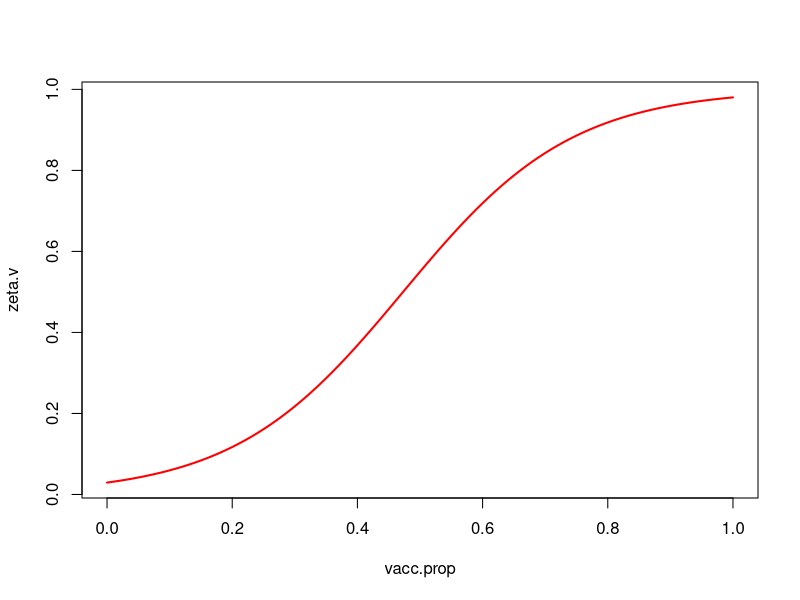

This figure's R source:
# This code is the source of functions that define the SMILE model.
# It is a compilation of functions required to evalluate the model with different 
# assumptions starting from the determinisitc simple model withou population dynamics
# or seasonal forcing and ending with the stochastic version of the model with 
# population dynamics and seasonal forcing. It also includes some useful functions 
# evaluated inside the functions to simulate the time series.
# Finally I provide the functions required to estimate the parameters of the model
# using maximum likelihood optimization through the optim function.

# Author: Juan Pablo Gomez
# Version 1.1.
# Last revised: March 7 2018.

# Version: 2.0 - add vaccine
# Revised to add livestock vaccine coverage: January 30 2024

#################################
# Infection probability based on Ponciano and Capistran 2011.
lambda.t	<-	function(theta,tau,b,E){
	
	1-(theta/(theta+b*E))^tau
	
}

# Introducing seasonality in the infection probability through b.

b.season	<-	function(b0,b1,period,t){
	
	exp(b0*(1+b1*cos((2*pi*t)/period)))
	
}

# Density dependent reproduction

rho.n	<-	function(N){
	
	0.36/(1+(N/50000)^(10))
	
}

# First case of R0

r0	<-	function(b,E,theta,tau){
	
	(b*E*tau)/theta
	
}

# Function to simulate climatic variable
# a = upper asymptote
# c = lower asymptote
# b = time required to reach half of the climatic maxima
# d = time at which the mid point between max and minimum climate is reached.
clim.func	<-	function(a,c,d,d2,b,b2,t,sd){
	
	if(missing(b2)){b2 <- b}
	if(missing(c)){c<-0}
	
	det.clim	<-	 ((a-c)/(1+exp((d-t)/b)) - (a-c)/(1+exp((d2-t)/b2))) + c
	rand.clim	<-	rnorm(length(t),det.clim,sd=sd)
	return(rand.clim)
	
}

# Function used to estimate seasonality in infection probability using climatic variables
# wt.bar = mean of climatic covariable
# b0 = as in b.season
# b1 = as in b.season
# kw = scaling coefficient
# t = time
# period = as in b.season

infect2clim	<-	function(wt.bar,b0,b1,kw,t,period){
	
	wt.bar + ((b0*b1)/kw)*cos((2*pi*t)/period)
	
}

#### modeling zeta (recovery prob.) as a function of the fraction of vaccinated
#### individuals (annually)
vacc.prop <- seq(0,1,by=0.01)
beta0 <- -3.5
beta1 <- 7.4
zeta.v <- 1/(1+exp(-(beta0+beta1*vacc.prop)))
plot(vacc.prop,zeta.v, type="l", col="red", lwd=2)


# Function of SMILE without any age structuring
# This is the most basic SMILE function in which I have assumed no population dynamics
# and no deaths other than disease related. 
# Fixed parameters are: 
# alpha= 1/52 Probability of an immune individual to become Suceptible 
# zeta = 0.88 Probability that an Infected individual becomes immune
# gamma= 0.9868 Spore decay probability
# psi = 1 Number of spores in one LIZ

# Variable parameters
# b: Number of infections caused by one LIZ if there was no dispersion effort
# tau and theta: Shape and Rate parameters of the gamma distribution defining dispersion effort.

smile.vacc1	<-	function(b,theta,tau,years,beta0,beta1,vacc.vec,N1){
  
  # Fixed parameters
  alpha	<-	1/52
  zeta0 <- 1/(1+exp(-(beta0+beta1*vacc.vec)))
  gamma	<-	0.9868
  psi		<-	1	 
  
  n.weeks		<-	years*52 + 1
  zeta <- rep(zeta0,each=52)
  zeta <- c(zeta[1],zeta)
  
  S<-	M<-	I<-	L<-E <-N<-lambda<- array(0,dim=c(n.weeks),dimnames=list(1:(n.weeks)))
  N[1]		<-	N1
  S[1]		<-	N[1]
  
  L[1]	<-	1; E[1]	<-	L[1]*psi	
  
  for(t in 2:n.weeks){
    
    tm1	<-	t-1
    lambda[tm1]	<-	lambda.t(theta=theta,tau=tau,b=b,E=E[tm1])
    
    S[t]	<-	(S[tm1]*(1-lambda[tm1])) + M[tm1]*alpha
    I[t]	<-	S[tm1]*lambda[tm1]
    M[t]	<-	I[tm1]*zeta[tm1] + M[tm1]*(1-(alpha))
    L[t]	<-	I[tm1]*(1-zeta[tm1])
    E[t]	<-	psi*L[tm1] + E[tm1]*gamma
    N[t]	<-	S[t]+M[t]
    
  }
  
  
  results		<-	cbind(Suceptibles=S[-1]
                    ,Immune=M[-1]
                    ,Infected=I[-1]
                    ,LIZ=L[-1]
                    ,Environment=E[-1]
                    ,lambda=lambda[-1])
  
  return(results)
}


# This function simulates anthrax disease dynamics without host population dynamics
# but infection probability has seasonal forcing.
# Fixed parameter are the same as in smile1 function. 
# Variable parameters tau and theta are also the same and b0, b1 and period 
# introduce seasonality to the infection probability by modifying b. In this function
# I assume that seasonality is product of an exponential cosine function where the intensity 
# of the seasonality is given by b0*b1 and period gives the periodicity of the outbreak
# tau and theta: Shape and Rate parameters of the gamma distribution defining dispersion effort.
# period: is the period in weeks of the exponential sinusoid function

smile.vacc2	<-	function(b0,b1,period,theta,tau,years,beta0,beta1,vacc.vec,N1){
  
  # Fixed parameters
  alpha	<-	1/52
  zeta0 <- 1/(1+exp(-(beta0+beta1*vacc.vec)))
  gamma	<-	0.9868
  psi		<-	1	 
  
  n.weeks		<-	years*52 + 1
  zeta <- rep(zeta0,each=52)
  zeta <- c(zeta[1],zeta)
  
  S<-	M<-	I<-	L<-E <-N<-lambda<- array(0,dim=c(n.weeks),dimnames=list(1:(n.weeks)))
  N[1]		<-	N1
  S[1]		<-	N[1]
  
  L[1]	<-	1; E[1]	<-	L[1]*psi	
  
  for(t in 2:n.weeks){
    
    tm1	<-	t-1
    b	<-	b.season(b0=b0,b1=b1,period=period,t=t)
    lambda[tm1]	<-	lambda.t(theta=theta,tau=tau,b=b,E=E[tm1])
    
    S[t]	<-	(S[tm1]*(1-lambda[tm1])) + M[tm1]*alpha
    I[t]	<-	S[tm1]*lambda[tm1]
    M[t]	<-	I[tm1]*zeta[tm1] + M[tm1]*(1-(alpha))
    L[t]	<-	I[tm1]*(1-zeta[tm1])
    E[t]	<-	psi*L[tm1] + E[tm1]*gamma
    N[t]	<-	S[t]+M[t]
    
  }
  
  
  results		<-	cbind(Suceptibles=S[-1]
                   ,Immune=M[-1]
                   ,Infected=I[-1]
                   ,LIZ=L[-1]
                   ,Environment=E[-1]
                   ,lambda=lambda[-1])
  
  return(results)
}

# In this function I introduce population dynamics only as births at the begining of the year
# determined by density dependent reproduction with a carrying capacity of 5000.

smile.vacc3	<-	function(b,theta,tau,years,beta0,beta1,vacc.vec,N1){
  
  # Fixed parameters
  alpha	<-	1/52
  zeta0 <- 1/(1+exp(-(beta0+beta1*vacc.vec)))
  gamma	<-	0.9868
  psi		<-	1	 
  
  n.weeks		<-	years*52 + 1
  zeta <- rep(zeta0,each=52)
  zeta <- c(zeta[1],zeta)
  
  S<-	M<-	I<-	L<-E <-N<-lambda<- array(0,dim=c(n.weeks),dimnames=list(1:(n.weeks)))
  N[1]		<-	N1
  S[1]		<-	N[1]	
  L[1]	<-	1; E[1]	<-	L[1]*psi	
  
  for(t in 2:n.weeks){
    
    tm1	<-	t-1
    lambda[tm1]	<-	lambda.t(theta=theta,tau=tau,b=b,E=E[tm1])
    births.happen	<-	as.numeric(t%%52==0)
    rep.prob	<-	rho.n(N[tm1])
    
    S[t]	<-	(S[tm1]*(1-lambda[tm1])) + M[tm1]*alpha + rep.prob*(N[tm1])*births.happen
    I[t]	<-	S[tm1]*lambda[tm1]
    M[t]	<-	I[tm1]*zeta[tm1] + M[tm1]*(1-(alpha))
    L[t]	<-	I[tm1]*(1-zeta[tm1])
    E[t]	<-	psi*L[tm1] + E[tm1]*gamma
    N[t]	<-	S[t]+M[t]
    
  }
  
  
  results		<-	cbind(Suceptibles=S[-1]
                   ,Immune=M[-1]
                   ,Infected=I[-1]
                   ,LIZ=L[-1]
                   ,Environment=E[-1]
                   ,lambda=lambda[-1])
  
  return(results)
}

##################################################################################
# smile 4 function introduces population dynamics as in smile3 function but uses 
# seasonal forcing for infection probability.

smile.vacc4	<-	function(b0,b1,period,theta,tau,years,beta0,beta1,vacc.vec,N1){
  
  # Fixed parameters
  alpha	<-	1/52
  zeta0 <- 1/(1+exp(-(beta0+beta1*vacc.vec)))
  gamma	<-	0.9868
  psi		<-	1	 
  
  n.weeks		<-	years*52 + 1
  zeta <- rep(zeta0,each=52)
  zeta <- c(zeta[1],zeta)
  
  S<-	M<-	I<-	L<-E <-N<-lambda<- array(0,dim=c(n.weeks),dimnames=list(1:(n.weeks)))
  N[1]		<-	N1
  S[1]		<-	N[1]	
  L[1]	<-	1; E[1]	<-	L[1]*psi	
  
  for(t in 2:n.weeks){
    
    tm1	<-	t-1
    b	<-	b.season(b0,b1,period,t)
    lambda[tm1]	<-	lambda.t(theta=theta,tau=tau,b=b,E=E[tm1])
    births.happen	<-	as.numeric(t%%52==0)
    rep.prob	<-	rho.n(N[tm1])
    
    S[t]	<-	(S[tm1]*(1-lambda[tm1])) + M[tm1]*alpha + rep.prob*(N[tm1])*births.happen
    I[t]	<-	S[tm1]*lambda[tm1]
    M[t]	<-	I[tm1]*zeta[tm1] + M[tm1]*(1-(alpha))
    L[t]	<-	I[tm1]*(1-zeta[tm1])
    E[t]	<-	psi*L[tm1] + E[tm1]*gamma
    N[t]	<-	S[t]+M[t]
    
  }
  
  
  results		<-	cbind(Suceptibles=S[-1]
                   ,Immune=M[-1]
                   ,Infected=I[-1]
                   ,LIZ=L[-1]
                   ,Environment=E[-1]
                   ,lambda=lambda[-1])
  
  return(results)
}

# smile5 is the most realistic function of the group since it incorporates both births and deaths from other causes
# than the disease in population dynamics. Deaths are given by a 1- sigmaa = 1 - 0.92^(1/52)
smile.vacc5	<-	function(b0,b1,period,theta,tau,years,beta0,beta1,vacc.vec,N1){
  
  # Fixed parameters
  alpha	<-	1/52
  zeta0 <- 1/(1+exp(-(beta0+beta1*vacc.vec)))
  gamma	<-	0.9868
  sigmaa	<-	0.92^(1/52)
  psi		<-	1	 
  
  n.weeks		<-	years*52 + 1
  zeta <- rep(zeta0,each=52)
  zeta <- c(zeta[1],zeta)
  
  S<-	M<-	I<-	L<-E <-N<-lambda<- array(0,dim=c(n.weeks),dimnames=list(1:(n.weeks)))
  N[1]		<-	N1
  S[1]		<-	N[1]	
  L[1]	<-	1; E[1]	<-	L[1]*psi	
  
  for(t in 2:n.weeks){
    
    tm1	<-	t-1
    b	<-	b.season(b0,b1,period,t)
    lambda[tm1]	<-	lambda.t(theta=theta,tau=tau,b=b,E=E[tm1])
    births.happen	<-	as.numeric(t%%52==0)
    rep.prob	<-	rho.n(N[tm1])
    
    S[t]	<-	(S[tm1]*(1-lambda[tm1]))*sigmaa + M[tm1]*sigmaa*alpha + rep.prob*(N[tm1])*births.happen
    I[t]	<-	S[tm1]*lambda[tm1]
    M[t]	<-	I[tm1]*zeta[tm1] + M[tm1]*sigmaa*(1-(alpha))
    L[t]	<-	I[tm1]*(1-zeta[tm1])
    E[t]	<-	psi*L[tm1] + E[tm1]*gamma
    N[t]	<-	S[t]+M[t]
    
  }
  
  
  results		<-	cbind(Suceptibles=S[-1]
                   ,Immune=M[-1]
                   ,Infected=I[-1]
                   ,LIZ=L[-1]
                   ,Environment=E[-1])
  
  return(results)
}

# smile6 incorporates both births and deaths from other causes
# Deaths are given by a 1- sigmaa = 1 - 0.92^(1/52). The infection probability is NOT seasonal

smile.vacc6	<-	function(b,theta,tau,years,beta0,beta1,vacc.vec,N1){
  
  # Fixed parameters
  alpha	<-	1/52
  zeta0 <- 1/(1+exp(-(beta0+beta1*vacc.vec)))
  gamma	<-	0.9868
  sigmaa	<-	0.92^(1/52)
  psi		<-	1	 
  
  n.weeks		<-	years*52 + 1
  zeta <- rep(zeta0,each=52)
  zeta <- c(zeta[1],zeta)
  
  S<-	M<-	I<-	L<-E <-N<-lambda<- array(0,dim=c(n.weeks),dimnames=list(1:(n.weeks)))
  N[1]		<-	N1
  S[1]		<-	N[1]	
  L[1]	<-	1; E[1]	<-	L[1]*psi	
  
  for(t in 2:n.weeks){
    
    tm1	<-	t-1
    lambda[tm1]	<-	lambda.t(theta=theta,tau=tau,b=b,E=E[tm1])
    births.happen	<-	as.numeric(t%%52==0)
    rep.prob	<-	rho.n(N[tm1])
    
    S[t]	<-	(S[tm1]*(1-lambda[tm1]))*sigmaa + M[tm1]*sigmaa*alpha + rep.prob*(N[tm1])*births.happen
    I[t]	<-	S[tm1]*lambda[tm1]
    M[t]	<-	I[tm1]*zeta[tm1] + M[tm1]*sigmaa*(1-(alpha))
    L[t]	<-	I[tm1]*(1-zeta[tm1])
    E[t]	<-	psi*L[tm1] + E[tm1]*gamma
    N[t]	<-	S[t]+M[t]
    
  }
  
  
  results		<-	cbind(Suceptibles=S[-1]
                    ,Immune=M[-1]
                    ,Infected=I[-1]
                    ,LIZ=L[-1]
                    ,Environment=E[-1])
  
  return(results)
}
